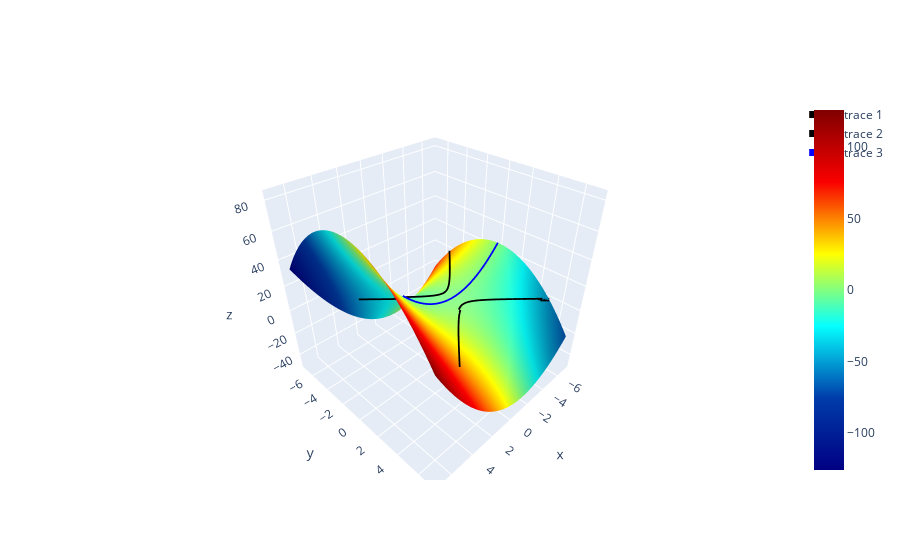

The cell this chart's notebook holds for it:
### Code cell
# Definindo os valores x, y e u
x = np.linspace(-7, 7, 100)
X, Y = np.meshgrid(x, x)
u = X**2 + 4 * X + 5 - Y**2
v = 2 * X * Y + 4 * Y

x1 = np.linspace(-7, 3, 100)
y1 = np.sqrt(x1**2 + 4 * x1 + 5)
y2 = -y1

fig = go.Figure()

fig.add_surface(x=X, y=Y, z=u, surfacecolor=v, colorscale="jet")

fig.add_scatter3d(x=x1, y=y1, z=y1 - y1, mode="lines", line=dict(color="black",colorscale='blackbody', width=7))
fig.add_scatter3d(x=x1, y=y2, z=y1 - y1, mode="lines", line=dict(color="black",colorscale='blackbody', width=7))

fig.add_scatter3d(x=x1, y=y1 + y2, z=(x1**2 + 4 * x1 + 5), mode="lines", line=dict(color="blue",colorscale='blackbody', width=7))

fig.show()
